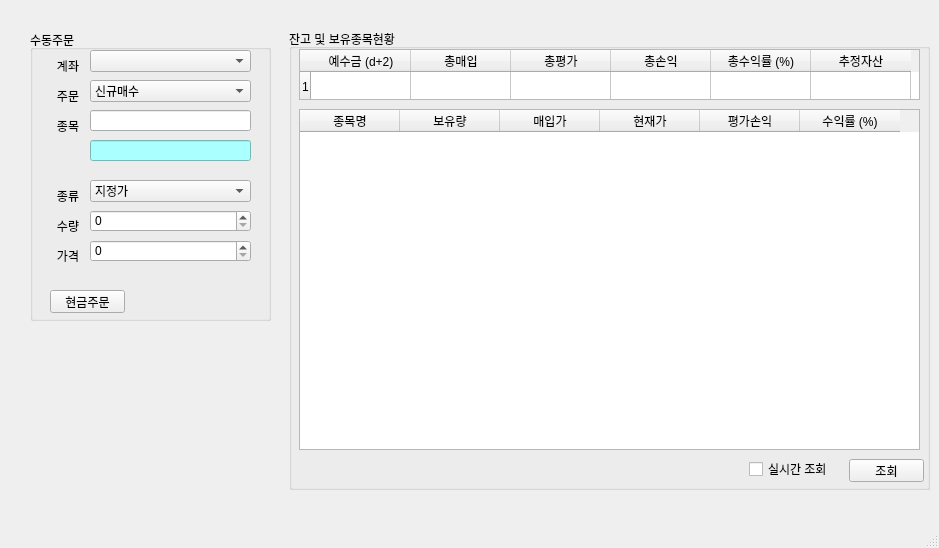
<?xml version="1.0" encoding="UTF-8"?>
<ui version="4.0">
 <class>MainWindow</class>
 <widget class="QMainWindow" name="MainWindow">
  <property name="geometry">
   <rect>
    <x>0</x>
    <y>0</y>
    <width>939</width>
    <height>548</height>
   </rect>
  </property>
  <property name="windowTitle">
   <string>TJTrader</string>
  </property>
  <property name="windowIcon">
   <iconset>
    <normaloff>tradericon.png</normaloff>tradericon.png</iconset>
  </property>
  <widget class="QWidget" name="centralwidget">
   <widget class="QGroupBox" name="groupBox">
    <property name="geometry">
     <rect>
      <x>30</x>
      <y>30</y>
      <width>241</width>
      <height>291</height>
     </rect>
    </property>
    <property name="title">
     <string>수동주문</string>
    </property>
    <widget class="QLabel" name="label">
     <property name="geometry">
      <rect>
       <x>10</x>
       <y>30</y>
       <width>56</width>
       <height>12</height>
      </rect>
     </property>
     <property name="text">
      <string>계좌</string>
     </property>
     <property name="alignment">
      <set>Qt::AlignCenter</set>
     </property>
    </widget>
    <widget class="QLabel" name="label_2">
     <property name="geometry">
      <rect>
       <x>10</x>
       <y>60</y>
       <width>56</width>
       <height>12</height>
      </rect>
     </property>
     <property name="text">
      <string>주문</string>
     </property>
     <property name="alignment">
      <set>Qt::AlignCenter</set>
     </property>
    </widget>
    <widget class="QLabel" name="label_3">
     <property name="geometry">
      <rect>
       <x>10</x>
       <y>90</y>
       <width>56</width>
       <height>12</height>
      </rect>
     </property>
     <property name="text">
      <string>종목</string>
     </property>
     <property name="alignment">
      <set>Qt::AlignCenter</set>
     </property>
    </widget>
    <widget class="QLabel" name="label_4">
     <property name="geometry">
      <rect>
       <x>10</x>
       <y>160</y>
       <width>56</width>
       <height>12</height>
      </rect>
     </property>
     <property name="text">
      <string>종류</string>
     </property>
     <property name="alignment">
      <set>Qt::AlignCenter</set>
     </property>
    </widget>
    <widget class="QLabel" name="label_5">
     <property name="geometry">
      <rect>
       <x>10</x>
       <y>190</y>
       <width>56</width>
       <height>12</height>
      </rect>
     </property>
     <property name="text">
      <string>수량</string>
     </property>
     <property name="alignment">
      <set>Qt::AlignCenter</set>
     </property>
    </widget>
    <widget class="QLabel" name="label_6">
     <property name="geometry">
      <rect>
       <x>10</x>
       <y>220</y>
       <width>56</width>
       <height>12</height>
      </rect>
     </property>
     <property name="text">
      <string>가격</string>
     </property>
     <property name="alignment">
      <set>Qt::AlignCenter</set>
     </property>
    </widget>
    <widget class="QComboBox" name="comboBox">
     <property name="geometry">
      <rect>
       <x>60</x>
       <y>20</y>
       <width>161</width>
       <height>22</height>
      </rect>
     </property>
    </widget>
    <widget class="QComboBox" name="comboBox_2">
     <property name="geometry">
      <rect>
       <x>60</x>
       <y>50</y>
       <width>161</width>
       <height>22</height>
      </rect>
     </property>
     <item>
      <property name="text">
       <string>신규매수</string>
      </property>
     </item>
     <item>
      <property name="text">
       <string>신규매도</string>
      </property>
     </item>
     <item>
      <property name="text">
       <string>매수취소</string>
      </property>
     </item>
     <item>
      <property name="text">
       <string>매도취소</string>
      </property>
     </item>
    </widget>
    <widget class="QComboBox" name="comboBox_3">
     <property name="geometry">
      <rect>
       <x>60</x>
       <y>150</y>
       <width>161</width>
       <height>22</height>
      </rect>
     </property>
     <item>
      <property name="text">
       <string>지정가</string>
      </property>
     </item>
     <item>
      <property name="text">
       <string>시장가</string>
      </property>
     </item>
    </widget>
    <widget class="QLineEdit" name="lineEdit">
     <property name="geometry">
      <rect>
       <x>60</x>
       <y>80</y>
       <width>161</width>
       <height>21</height>
      </rect>
     </property>
    </widget>
    <widget class="QLineEdit" name="lineEdit_2">
     <property name="geometry">
      <rect>
       <x>60</x>
       <y>110</y>
       <width>161</width>
       <height>21</height>
      </rect>
     </property>
     <property name="styleSheet">
      <string notr="true">background-color:rgb(170,255,255)</string>
     </property>
    </widget>
    <widget class="QSpinBox" name="spinBox">
     <property name="geometry">
      <rect>
       <x>60</x>
       <y>180</y>
       <width>161</width>
       <height>22</height>
      </rect>
     </property>
     <property name="maximum">
      <number>1000000</number>
     </property>
    </widget>
    <widget class="QSpinBox" name="spinBox_2">
     <property name="geometry">
      <rect>
       <x>60</x>
       <y>210</y>
       <width>161</width>
       <height>22</height>
      </rect>
     </property>
     <property name="maximum">
      <number>100000000</number>
     </property>
    </widget>
    <widget class="QPushButton" name="pushButton">
     <property name="geometry">
      <rect>
       <x>20</x>
       <y>260</y>
       <width>75</width>
       <height>23</height>
      </rect>
     </property>
     <property name="text">
      <string>현금주문</string>
     </property>
    </widget>
   </widget>
   <widget class="QGroupBox" name="groupBox_2">
    <property name="geometry">
     <rect>
      <x>289</x>
      <y>29</y>
      <width>641</width>
      <height>461</height>
     </rect>
    </property>
    <property name="title">
     <string>잔고 및 보유종목현황</string>
    </property>
    <widget class="QTableWidget" name="tableWidget">
     <property name="geometry">
      <rect>
       <x>10</x>
       <y>20</y>
       <width>621</width>
       <height>51</height>
      </rect>
     </property>
     <property name="rowCount">
      <number>1</number>
     </property>
     <row/>
     <column>
      <property name="text">
       <string>예수금 (d+2)</string>
      </property>
     </column>
     <column>
      <property name="text">
       <string>총매입</string>
      </property>
     </column>
     <column>
      <property name="text">
       <string>총평가</string>
      </property>
     </column>
     <column>
      <property name="text">
       <string>총손익</string>
      </property>
     </column>
     <column>
      <property name="text">
       <string>총수익률 (%)</string>
      </property>
     </column>
     <column>
      <property name="text">
       <string>추정자산</string>
      </property>
     </column>
    </widget>
    <widget class="QTableWidget" name="tableWidget_2">
     <property name="geometry">
      <rect>
       <x>10</x>
       <y>80</y>
       <width>621</width>
       <height>341</height>
      </rect>
     </property>
     <column>
      <property name="text">
       <string>종목명</string>
      </property>
     </column>
     <column>
      <property name="text">
       <string>보유량</string>
      </property>
     </column>
     <column>
      <property name="text">
       <string>매입가</string>
      </property>
     </column>
     <column>
      <property name="text">
       <string>현재가</string>
      </property>
     </column>
     <column>
      <property name="text">
       <string>평가손익</string>
      </property>
     </column>
     <column>
      <property name="text">
       <string>수익률 (%)</string>
      </property>
     </column>
    </widget>
    <widget class="QPushButton" name="pushButton_2">
     <property name="geometry">
      <rect>
       <x>560</x>
       <y>430</y>
       <width>75</width>
       <height>23</height>
      </rect>
     </property>
     <property name="text">
      <string>조회</string>
     </property>
    </widget>
    <widget class="QCheckBox" name="checkBox">
     <property name="geometry">
      <rect>
       <x>460</x>
       <y>430</y>
       <width>91</width>
       <height>20</height>
      </rect>
     </property>
     <property name="text">
      <string>실시간 조회</string>
     </property>
    </widget>
   </widget>
  </widget>
  <widget class="QMenuBar" name="menubar">
   <property name="geometry">
    <rect>
     <x>0</x>
     <y>0</y>
     <width>939</width>
     <height>21</height>
    </rect>
   </property>
  </widget>
  <widget class="QStatusBar" name="statusBar"/>
 </widget>
 <resources/>
 <connections/>
</ui>
